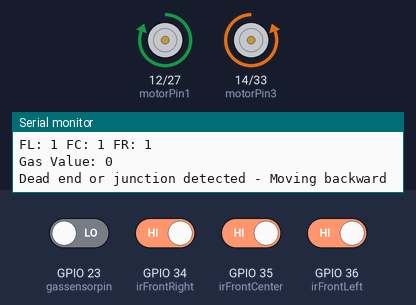
Simulated run of this sketch. Board: ESP32. Shown: motor-driver pin pairs drawn as motors (green arrow = first pin HIGH = forward, orange = second pin HIGH = backward, longer = more drive, scaled by the enable pin), the last lines printed to the serial monitor. Inputs (shaded band) come from the test bench; at power-on: GPIO 34 (irFrontRight), GPIO 35 (irFrontCenter), GPIO 36 (irFrontLeft) HIGH, GPIO 23 (gassensorpin) LOW.

Above: at 1.2 s.
1.3 s: GPIO 23 (gassensorpin) driven HIGH
At 1.52 s:
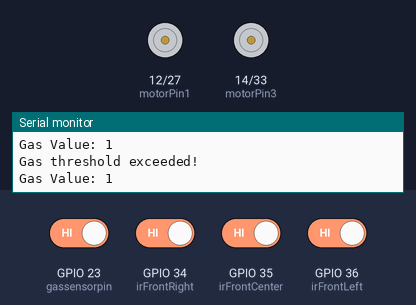
4.3 s: GPIO 34 (irFrontRight) driven LOW
At 5.03 s:
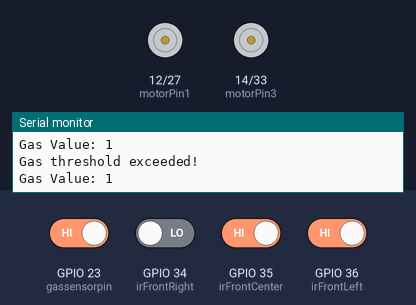
7.3 s: GPIO 36 (irFrontLeft) driven LOW
10.3 s: GPIO 34 (irFrontRight) driven HIGH
13.3 s: GPIO 35 (irFrontCenter) driven LOW
16.3 s: GPIO 23 (gassensorpin) driven LOW and GPIO 34 (irFrontRight) driven LOW
At 17.1 s:
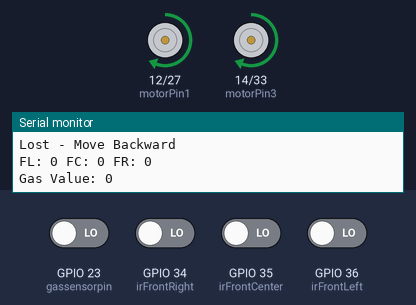
Timing chart, 0 to 18.8 s (numbered marks = the images above; inputs shaded):
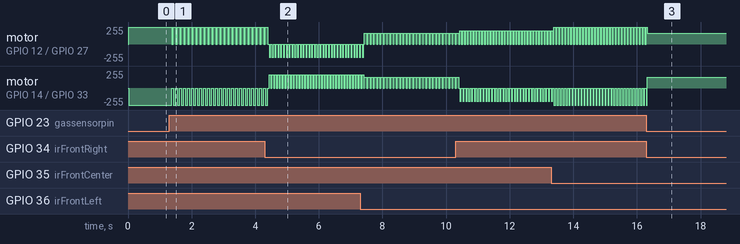

The sketch:

line_follower_code.ino
```cpp
// IR sensor pins
const int irFrontLeft = 36;   // Front-left IR sensor
const int irFrontCenter = 35; // Front-center IR sensor
const int irFrontRight = 34;  // Front-right IR sensor

// Motor A (right)
const int motorPin1 = 12; // Right motor IN1
const int motorPin2 = 27; // Right motor IN2
const int ena = 25;       // Right motor PWM (enable pin for speed control)
const int gasledpin = 32;
const int gassensorpin = 23;
// Motor B (left)
const int motorPin3 = 14; // Left motor IN3
const int motorPin4 = 33; // Left motor IN4
const int enb = 26;       // Left motor PWM (enable pin for speed control)

// Motor speed settings (0-255 for PWM)
const int baseSpeed = 160;    // Base speed for forward movement
const int turnSpeed = 160;    // Speed during pivot turns
const int maxSpeed = 160;     // Maximum forward speed
const int reverseSpeed = 160; // Reverse speed
const int gasThreshold = 600;

void setup()
{
    Serial.begin(9600);        // Initialize serial communication
    randomSeed(analogRead(0)); // Seed random generator

    // Set motor pins
    pinMode(motorPin1, OUTPUT);
    pinMode(motorPin2, OUTPUT);
    pinMode(motorPin3, OUTPUT);
    pinMode(motorPin4, OUTPUT);
    pinMode(ena, OUTPUT);
    pinMode(enb, OUTPUT);

    // Set sensor pins
    pinMode(irFrontLeft, INPUT);
    pinMode(irFrontCenter, INPUT);
    pinMode(irFrontRight, INPUT);
}

void loop()
{
    int frontLeft = digitalRead(irFrontLeft);
    int frontCenter = digitalRead(irFrontCenter);
    int frontRight = digitalRead(irFrontRight);

    Serial.print("FL: ");
    Serial.print(frontLeft);
    Serial.print(" FC: ");
    Serial.print(frontCenter);
    Serial.print(" FR: ");
    Serial.println(frontRight);

    // Check gas levels
    int gasValue = digitalRead(gassensorpin);
    Serial.print("Gas Value: ");
    Serial.println(gasValue);

    if (gasValue ==1)
    {
        digitalWrite(gasledpin, HIGH); // Gas detected - turn on LED
        Serial.println("Gas threshold exceeded!");
        Serial.print("Gas Value: ");
        Serial.println(gasValue);
        stopMotors();
    }
    else
    {
        digitalWrite(gasledpin, LOW); // Safe - turn off LED
    }

    navigate(frontLeft, frontCenter, frontRight);

    delay(10); // Small delay for stability
}

void navigate(int fl, int fc, int fr)
{
    if ((fl == HIGH && fr == HIGH) || (fl == HIGH && fc == HIGH && fr == HIGH))
    {
        Serial.println("Dead end or junction detected - Moving backward");
        turnsharpRight();
        return;
    }

    if (fc == HIGH && fl == LOW && fr == LOW)
    {
        Serial.println("Moving Forward (centered)");
        moveForward(maxSpeed);
    }
    else if (fl == HIGH && fc == LOW && fr == LOW)
    {
        Serial.println("Sharp Turn Left");
        stopMotors();
        turnsharpLeft();
    }
    else if (fr == HIGH && fc == LOW && fl == LOW)
    {
        Serial.println("Sharp Turn Right");
        stopMotors();
        turnsharpRight();
    }
    else if (fc == HIGH && fl == HIGH && fr == LOW)
    {
        Serial.println("Slight Left");
        stopMotors();
        turnLeft();
    }
    else if (fc == HIGH && fl == LOW && fr == HIGH)
    {
        Serial.println("Slight Right");
        stopMotors();
        turnRight();
    }
    else if (fl == LOW && fc == LOW && fr == LOW)
    {
        Serial.println("Lost - Move Backward");
        moveForward(reverseSpeed);
    }
    else
    {
        Serial.println("Unclear State - Move Backward");
        moveForward(reverseSpeed);
    }
}

// Motor control functions
void moveForward(int speed)
{
    digitalWrite(motorPin1, HIGH);
    digitalWrite(motorPin2, LOW);
    digitalWrite(motorPin3, HIGH);
    digitalWrite(motorPin4, LOW);
    analogWrite(ena, speed);
    analogWrite(enb, speed);
}

void moveBackward(int speed)
{
    digitalWrite(motorPin1, LOW);
    digitalWrite(motorPin2, HIGH);
    digitalWrite(motorPin3, LOW);
    digitalWrite(motorPin4, HIGH);
    analogWrite(ena, speed);
    analogWrite(enb, speed);
}

void turnLeft()
{
    digitalWrite(motorPin1, LOW); // Right motor backward
    digitalWrite(motorPin2, HIGH);
    digitalWrite(motorPin3, HIGH); // Left motor forward
    digitalWrite(motorPin4, LOW);
    analogWrite(ena, 200);
    analogWrite(enb, 200);
}

void turnRight()
{
    digitalWrite(motorPin1, HIGH); // Right motor forward
    digitalWrite(motorPin2, LOW);
    digitalWrite(motorPin3, LOW); // Left motor backward
    digitalWrite(motorPin4, HIGH);
    analogWrite(ena,200);
    analogWrite(enb,200);
}

void stopMotors()
{
    digitalWrite(motorPin1, LOW); // Right motor backward
    digitalWrite(motorPin2, HIGH);
    digitalWrite(motorPin3, HIGH); // Left motor forward
    digitalWrite(motorPin4, LOW);
    analogWrite(ena, 0);
    analogWrite(enb, 0);
    delay(20);
}
void turnsharpRight()
{
    digitalWrite(motorPin1, HIGH); // Right motor forward
    digitalWrite(motorPin2, LOW);
    digitalWrite(motorPin3, LOW); // Left motor backward
    digitalWrite(motorPin4, HIGH);
    analogWrite(ena, 255);
    analogWrite(enb, 255);
}

void turnsharpLeft()
{
    digitalWrite(motorPin1, LOW); // Right motor backward
    digitalWrite(motorPin2, HIGH);
    digitalWrite(motorPin3, HIGH); // Left motor forward
    digitalWrite(motorPin4, LOW);
    analogWrite(ena, 255);
    analogWrite(enb, 255);
}
```

Measured:
- after the input at 1.3 s, motor on GPIO 12 (motorPin1) / GPIO 27 (motorPin2): alternates forward 255/255 for 0.07 s and stopped for 0.05 s, starting after 0.07 s; motor on GPIO 14 (motorPin3) / GPIO 33 (motorPin4): alternates backward 255/255 for 0.07 s and stopped for 0.05 s, starting after 0.07 s
